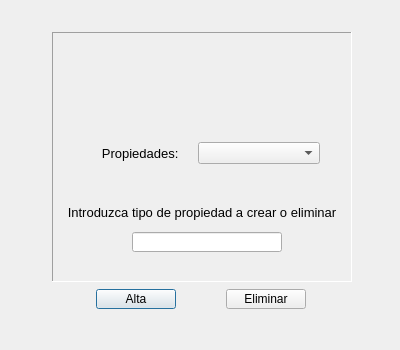
<?xml version="1.0" encoding="UTF-8"?>
<ui version="4.0">
 <class>dlg_tipoprop</class>
 <widget class="QDialog" name="dlg_tipoprop">
  <property name="geometry">
   <rect>
    <x>0</x>
    <y>0</y>
    <width>400</width>
    <height>350</height>
   </rect>
  </property>
  <property name="minimumSize">
   <size>
    <width>400</width>
    <height>350</height>
   </size>
  </property>
  <property name="maximumSize">
   <size>
    <width>400</width>
    <height>350</height>
   </size>
  </property>
  <property name="windowTitle">
   <string>Gestión tipo propiedades</string>
  </property>
  <property name="windowIcon">
   <iconset>
    <normaloff>C:/Users/a23yelkovq/.designer/img/icono.svg</normaloff>C:/Users/a23yelkovq/.designer/img/icono.svg</iconset>
  </property>
  <property name="modal">
   <bool>true</bool>
  </property>
  <widget class="QWidget" name="">
   <property name="geometry">
    <rect>
     <x>51</x>
     <y>31</y>
     <width>302</width>
     <height>280</height>
    </rect>
   </property>
   <layout class="QGridLayout" name="gridLayout">
    <item row="0" column="0">
     <widget class="QFrame" name="frame">
      <property name="minimumSize">
       <size>
        <width>300</width>
        <height>250</height>
       </size>
      </property>
      <property name="maximumSize">
       <size>
        <width>300</width>
        <height>250</height>
       </size>
      </property>
      <property name="frameShape">
       <enum>QFrame::Panel</enum>
      </property>
      <property name="frameShadow">
       <enum>QFrame::Sunken</enum>
      </property>
      <property name="lineWidth">
       <number>1</number>
      </property>
      <widget class="QLabel" name="label">
       <property name="geometry">
        <rect>
         <x>10</x>
         <y>170</y>
         <width>280</width>
         <height>20</height>
        </rect>
       </property>
       <property name="minimumSize">
        <size>
         <width>280</width>
         <height>20</height>
        </size>
       </property>
       <property name="maximumSize">
        <size>
         <width>280</width>
         <height>20</height>
        </size>
       </property>
       <property name="font">
        <font>
         <pointsize>10</pointsize>
        </font>
       </property>
       <property name="text">
        <string>Introduzca tipo de propiedad a crear o eliminar</string>
       </property>
       <property name="alignment">
        <set>Qt::AlignCenter</set>
       </property>
      </widget>
      <widget class="QLineEdit" name="txtTipoprop">
       <property name="geometry">
        <rect>
         <x>80</x>
         <y>200</y>
         <width>150</width>
         <height>20</height>
        </rect>
       </property>
       <property name="minimumSize">
        <size>
         <width>150</width>
         <height>20</height>
        </size>
       </property>
       <property name="maximumSize">
        <size>
         <width>150</width>
         <height>20</height>
        </size>
       </property>
       <property name="alignment">
        <set>Qt::AlignLeading|Qt::AlignLeft|Qt::AlignVCenter</set>
       </property>
      </widget>
      <widget class="QLabel" name="label_2">
       <property name="geometry">
        <rect>
         <x>40</x>
         <y>10</y>
         <width>211</width>
         <height>101</height>
        </rect>
       </property>
       <property name="text">
        <string/>
       </property>
       <property name="pixmap">
        <pixmap>../img/nombre-02.png</pixmap>
       </property>
       <property name="scaledContents">
        <bool>true</bool>
       </property>
       <property name="alignment">
        <set>Qt::AlignCenter</set>
       </property>
      </widget>
      <widget class="QWidget" name="">
       <property name="geometry">
        <rect>
         <x>40</x>
         <y>110</y>
         <width>228</width>
         <height>22</height>
        </rect>
       </property>
       <layout class="QHBoxLayout" name="horizontalLayout_2">
        <item>
         <widget class="QLabel" name="lblTipopropGestion">
          <property name="minimumSize">
           <size>
            <width>100</width>
            <height>20</height>
           </size>
          </property>
          <property name="maximumSize">
           <size>
            <width>100</width>
            <height>20</height>
           </size>
          </property>
          <property name="font">
           <font>
            <pointsize>10</pointsize>
           </font>
          </property>
          <property name="text">
           <string>Propiedades: </string>
          </property>
          <property name="alignment">
           <set>Qt::AlignCenter</set>
          </property>
         </widget>
        </item>
        <item>
         <widget class="QComboBox" name="cmbTipopropGestion">
          <property name="minimumSize">
           <size>
            <width>120</width>
            <height>0</height>
           </size>
          </property>
         </widget>
        </item>
       </layout>
      </widget>
     </widget>
    </item>
    <item row="1" column="0">
     <layout class="QHBoxLayout" name="horizontalLayout">
      <item>
       <widget class="QPushButton" name="btnAltaTipoprop">
        <property name="minimumSize">
         <size>
          <width>80</width>
          <height>19</height>
         </size>
        </property>
        <property name="maximumSize">
         <size>
          <width>80</width>
          <height>20</height>
         </size>
        </property>
        <property name="text">
         <string>Alta</string>
        </property>
       </widget>
      </item>
      <item>
       <widget class="QPushButton" name="btnDelTipoprop">
        <property name="minimumSize">
         <size>
          <width>80</width>
          <height>19</height>
         </size>
        </property>
        <property name="maximumSize">
         <size>
          <width>80</width>
          <height>20</height>
         </size>
        </property>
        <property name="text">
         <string>Eliminar</string>
        </property>
       </widget>
      </item>
     </layout>
    </item>
   </layout>
  </widget>
 </widget>
 <resources/>
 <connections/>
</ui>
